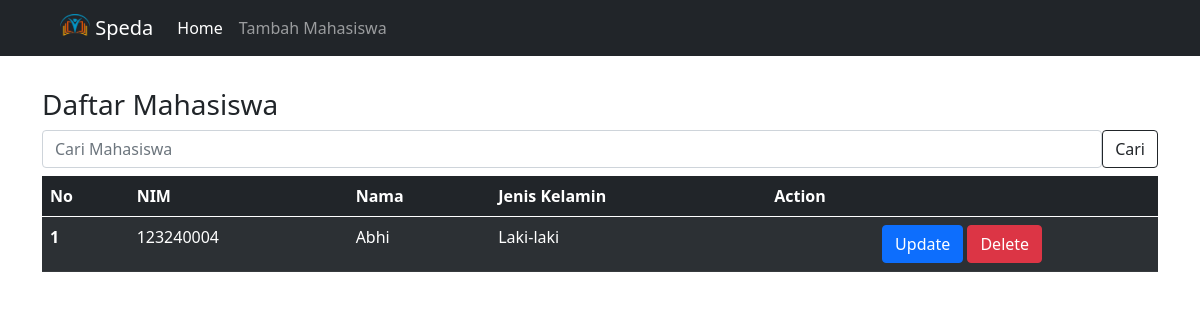
Screenshot of /index.php?cari=Abhi with the database file from the repository.
### tables this page shows
CREATE TABLE `mahasiswa` (
  `id` int NOT NULL,
  `nim` varchar(100) NOT NULL,
  `nama` varchar(100) NOT NULL,
  `jenis_kelamin` varchar(100) NOT NULL,
  `created_at` datetime NOT NULL DEFAULT CURRENT_TIMESTAMP
);

### index.php (the view, shortened to what this page needs)
<?php
include("config/koneksi.php");
$sql = "SELECT * FROM mahasiswa";
if (isset($_GET['cari'])) {
    $kata_kunci = $_GET['cari'];
    $sql = "SELECT * FROM mahasiswa WHERE nama LIKE '%$kata_kunci%'";
}
$result = mysqli_query($koneksi, $sql);
?>
<!DOCTYPE html>
<html lang="en">
<head>
    <link href="https://cdn.jsdelivr.net/npm/bootstrap@5.0.2/dist/css/bootstrap.min.css" rel="stylesheet"
>
</head>
<body>
    <nav class="navbar navbar-dark bg-dark navbar-expand-lg">
        <div class="container-fluid">
            <a class="navbar-brand ms-5" href="#">
                <img src="./logo.png" alt="Logo" width="30" height="24" class="d-inline-block align-text-top">
                Speda
            </a>
            <div class="collapse navbar-collapse" id="navbarNav">
                <ul class="navbar-nav">
                    <li class="nav-item">
                        <a class="nav-link active" aria-current="page" href="index.php">Home</a>
                    </li>
                    <li class="nav-item">
                        <a class="nav-link" href="tambah.php">Tambah Mahasiswa</a>
                    </li>
                </ul>
            </div>
        </div>
    </nav>
    <div class="container mt-2">
        <br>
        <h3>Daftar Mahasiswa</h3>
        <form class="d-flex mb-2" method="get" Action="index.php">
            <input class="form-control" type="search" placeholder="Cari Mahasiswa" aria-label="Search" name="cari">
            <button class="btn btn-outline-dark" type="submit">Cari</button>
        </form>
        <table class="table table-dark table-striped" id="tabel_mhs">
            <thead>
                <tr>
                    <th scope="col">No</th>
                    <th scope="col">NIM</th>
                    <th scope="col">Nama</th>
                    <th scope="col">Jenis Kelamin</th>
                    <th scope="col">Action</th>
                </tr>
            </thead>
            <?php if (mysqli_num_rows($result) > 0):
                $i = 1;
                ?>
                <tbody>
                    <?php while ($data = mysqli_fetch_assoc($result)): ?>
                        <tr>
                            <th scope="row"><?= $i++ ?></th>
                            <td><?= $data['nim'] ?></td>
                            <td><?= $data['nama'] ?></td>
                            <td><?= $data['jenis_kelamin'] ?></td>
                            <td class="text-center">
                                <a href="ubah.php?id=<?php echo $data['id']; ?>"><button type="button"
                                        class="btn btn-primary">Update</button></a>
                                <button type="button" class="btn btn-danger btn-hapus" data-bs-toggle="modal"
                                    data-bs-target="#konfirmasiHapusModal" data-id="<?php echo $data['id']; ?>"
                                    data-nama="<?php echo $data['nama']; ?>">Delete</button>
                            </td>
                        </tr>
                    <?php endwhile ?>
                </tbody>
            </table>
        <?php endif ?>
    </div>
</body>
</html>

### rows the page displays
mahasiswa: nim "123240004", nama "Abhi", jenis_kelamin "Laki-laki"
